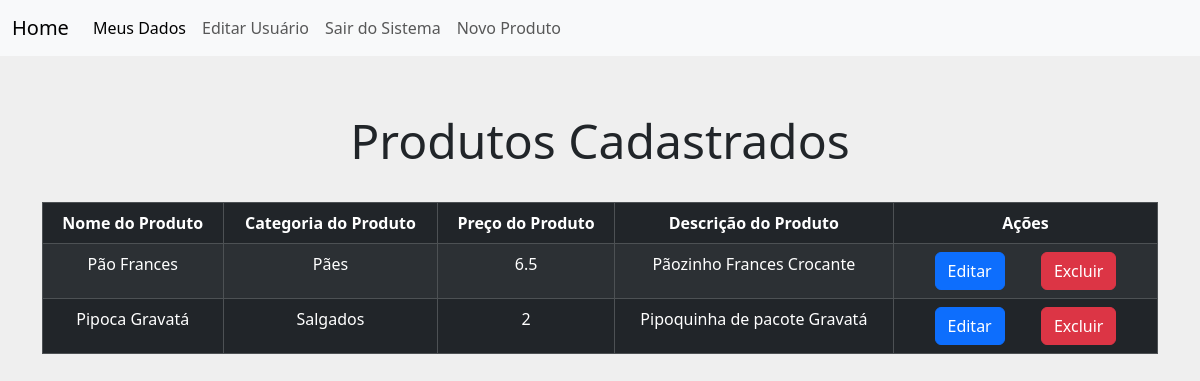
Page /produtos (signed in) on the committed database.
### models/modelos.py (models this page shows, shortened)
class Produtos(db.Model):
    id = db.Column(db.Integer, primary_key=True)
    nome = db.Column(db.String(60), nullable=False)
    categoria = db.Column(db.String(50), nullable=False)
    preco = db.Column(db.Integer, nullable=False)
    descricao = db.Column(db.String(60), nullable=False)

### views.py (the view)
@app.route('/produtos')
@login_required
def produtos():
    lista = Produtos.query.order_by(Produtos.id)
    return render_template('lista_produtos.html',produtos= lista)

### models/modelos.py (called while the page is built)
@login_manager.user_loader
def get_user(user_id):
    return Usuarios.query.filter_by(id=user_id).first()

### templates/lista_produtos.html (shortened to what this page needs)
{% extends 'bases/base_logado.html' %}
{% block customCSS %}
<link rel="stylesheet" href="{{ url_for('static', filename='css/style_lista.css')}}">
{% endblock %}
{% block content %}
    <div class="container">
        <div class="page-header pai__tit">
            <h3 class="tit__principal">Produtos Cadastrados</h3>
        </div>
        <table class="table table-dark table-striped table-responsive table-bordered tabela ">
            <thead class="thead-default">
                <tr>
                    <th>Nome do Produto</th>
                    <th>Categoria do Produto</th>
                    <th>Preço do Produto</th>
                    <th>Descrição do Produto</th>
                    <th>Ações</th>
                </tr>
            </thead>
            <tbody>
                {% for produto in produtos %}
                    <tr>
                        <td>{{produto.nome}}</td>
                        <td>{{produto.categoria}}</td>
                        <td>{{produto.preco}}</td>
                        <td>{{produto.descricao}}</td>
                        <td>
                            <a class="btn btn-primary bts"  href="{{ url_for('editar_produtos', id=current_user.id) }}">Editar</a>
                            <a class="btn btn-danger bts" href="{{ url_for('deletar_produto', id=current_user.id) }}">Excluir</a>
                        </td>
                    </tr>
                {% endfor %}
            </tbody>
        </table>
    </div>
{% endblock %}

### static/css/style_lista.css (style rules this page uses)
:root { --cor-principal: #efefef; --cor-secundaria: #6B6FDE; --cor-preta: #000000; --fonte-principal: 'Montserrat', sans-serif; }
* { margin: 0; padding: 0; box-sizing: border-box; }
body { background-color: var(--cor-principal); }
.tabela { text-align: center; }
.pai__tit { display: flex; justify-content: center; padding: 2.5em 0 1.5em 0; }
.tit__principal { font-size: 48px; font-weight: 500; }
.bts { margin: 0 1em; }

### rows in the picture
Produtos: nome "Pão Frances", categoria "Pães", preco "6.5", descricao "Pãozinho Frances Crocante"
Produtos: nome "Pipoca Gravatá", categoria "Salgados", preco "2", descricao "Pipoquinha de pacote Gravatá"
